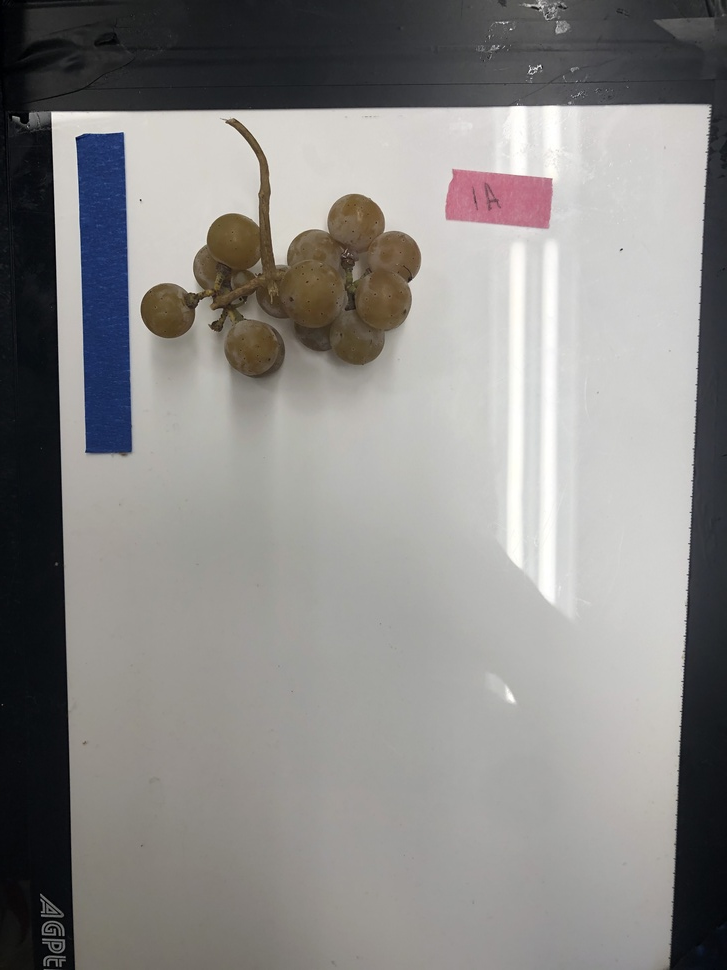
#> input picture im1.jpg, 727 x 970 px, shrunk from 3024 x 4032 before the run
$ jupyter execute test.ipynb
#> lines starting #> are read from the running program, lines starting #| are printed output that depends on the picture; after the words box and inside, x2 and y2 are one past the last pixel; in counts of white or black regions, pixels touching at a corner belong together
[cell 1]
import cv2

img = cv2.imread("./im1.jpg")
#> img is the input picture: shape (970, 727, 3); mean B, G, R 135.5, 137.2, 138.7

gray = cv2.cvtColor(img,cv2.COLOR_BGR2GRAY)
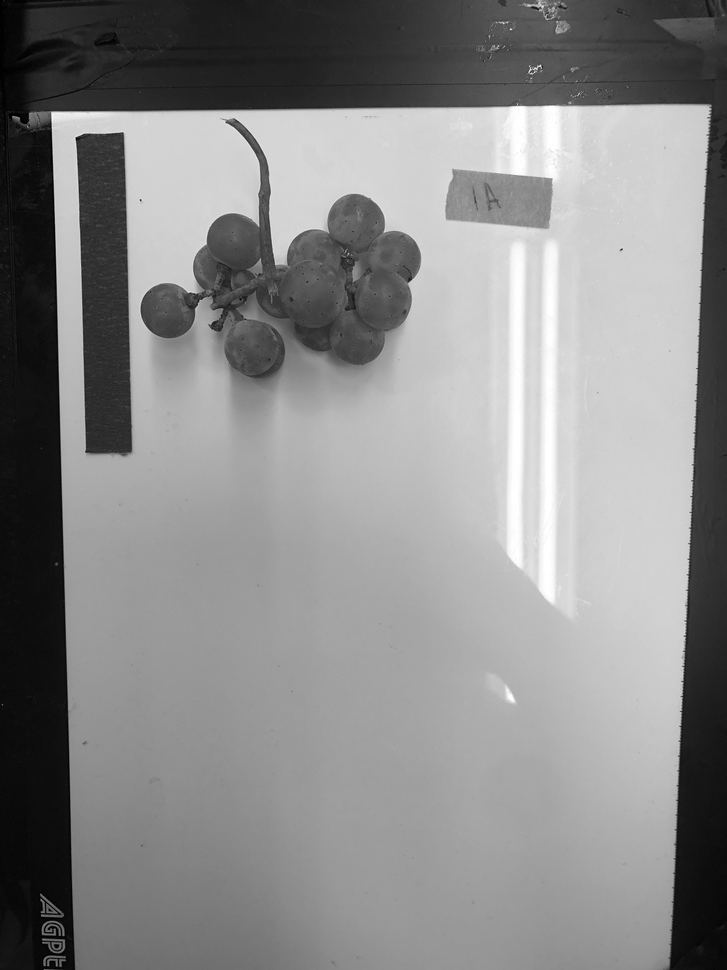
#> gray: shape (970, 727); min 0, max 255, mean 137.4
ret, binary = cv2.threshold(gray,127,255,cv2.THRESH_BINARY)
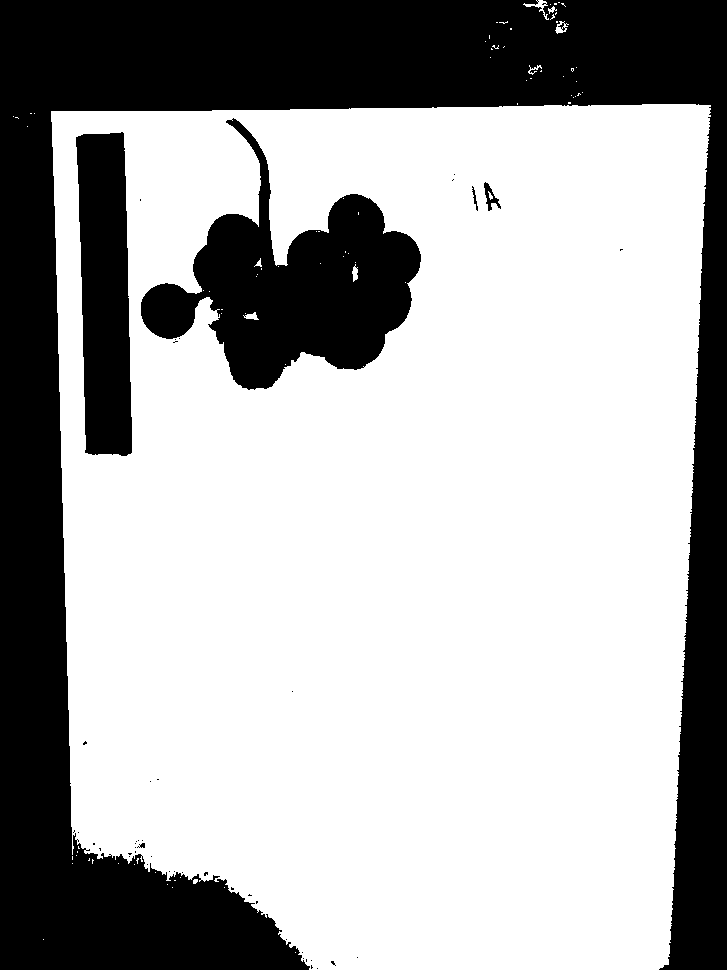
#> binary: shape (970, 727); 67% white; 47 black regions (41 under 20 px)

contours, hierarchy = cv2.findContours(binary,cv2.RETR_TREE,cv2.CHAIN_APPROX_SIMPLE)
#> contours = 148 contours, 137 with area under 20; largest, box (x1, y1, x2, y2) and area: (51, 104, 711, 970) 518124, (140, 117, 422, 391) 32897, (75, 131, 133, 457) 15364, (483, 181, 502, 212) 246, (555, 21, 569, 34) 80
cv2.drawContours(img,contours,-1,(0,0,255),3)
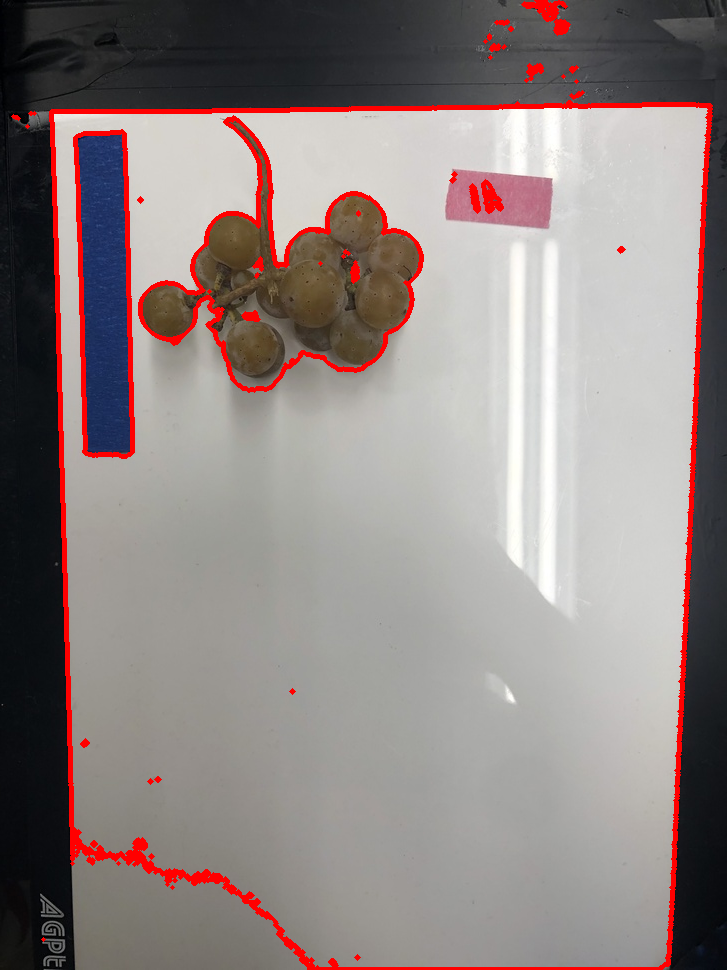
#> img: shape (970, 727, 3); 3.94% of pixels changed, all inside (x1, y1, x2, y2) = (11, 0, 713, 970)

cv2.imshow("img", img)
cv2.waitKey(0)

$ run again, with im2.jpg copied over im1.jpg
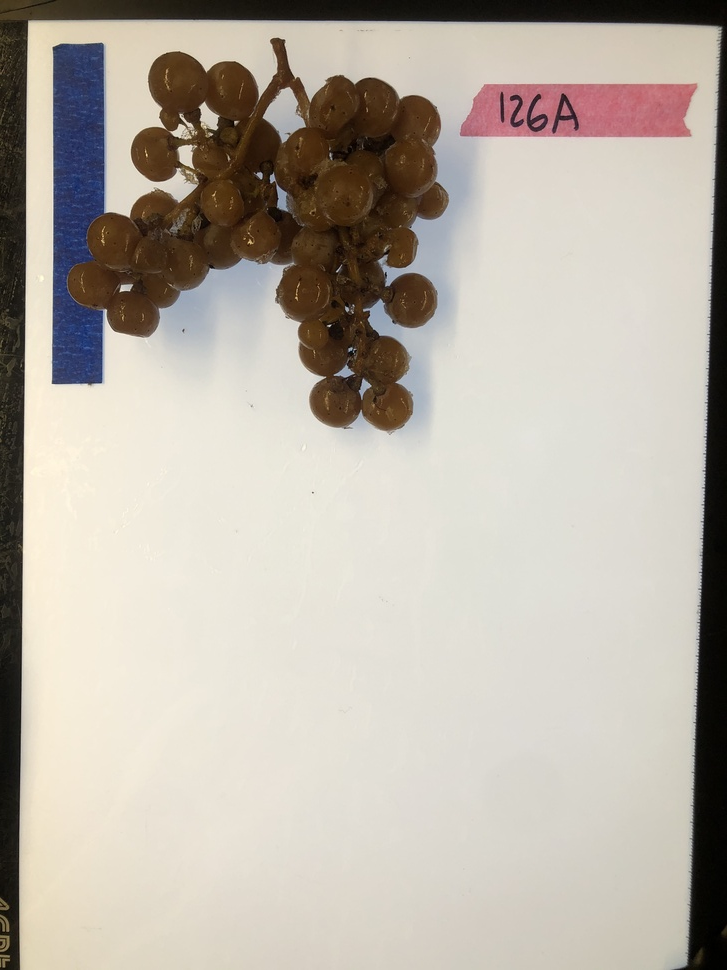
#> input picture im2.jpg, 727 x 970 px, shrunk from 3024 x 4032 before the run
#> img is the input picture: shape (970, 727, 3); mean B, G, R 167.4, 177.8, 185.2
#> `ret, binary = cv2.threshold(gray,127,255,cv2.THRESH_BINARY)`:
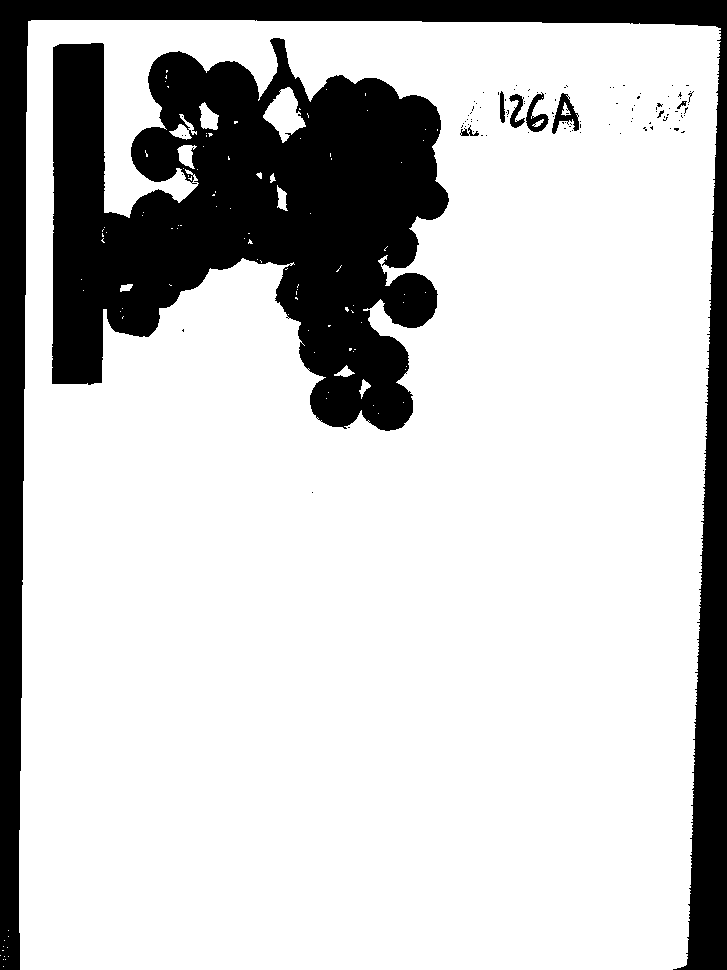
#> binary: shape (970, 727); 78.1% white; 105 black regions (96 under 20 px)
#> contours = 257 contours, 235 with area under 20; largest, box (x1, y1, x2, y2) and area: (19, 20, 721, 970) 643759, (51, 37, 450, 432) 97236, (263, 87, 306, 143) 1174, (551, 92, 580, 135) 594, (525, 92, 550, 133) 500
#> `cv2.drawContours(img,contours,-1,(0,0,255),3)`:
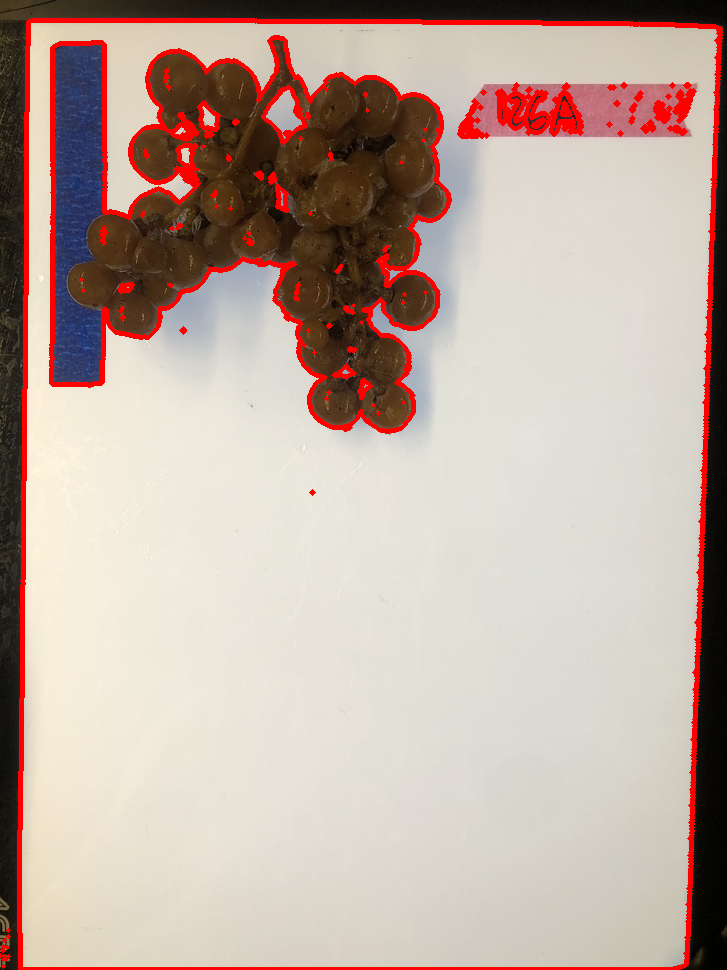
#> img: shape (970, 727, 3); 5.2% of pixels changed, all inside (x1, y1, x2, y2) = (0, 18, 723, 970)

$ run again, with 13A.jpg copied over im1.jpg
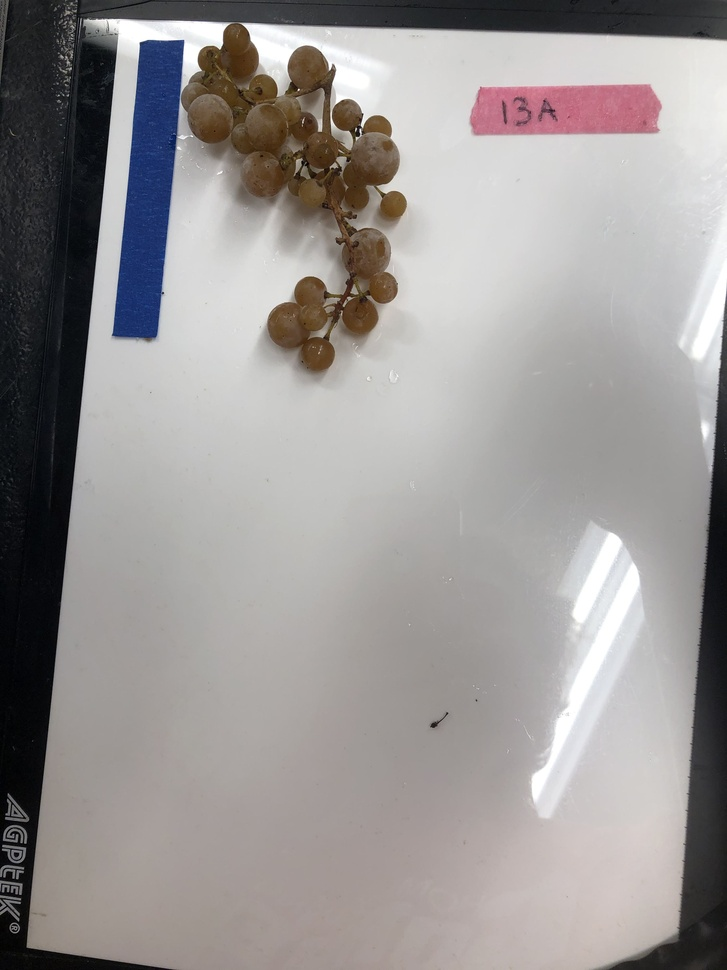
#> input picture 13A.jpg, 727 x 970 px, shrunk from 3024 x 4032 before the run
#> img is the input picture: shape (970, 727, 3); mean B, G, R 148.9, 149.7, 153.6
#> `ret, binary = cv2.threshold(gray,127,255,cv2.THRESH_BINARY)`:
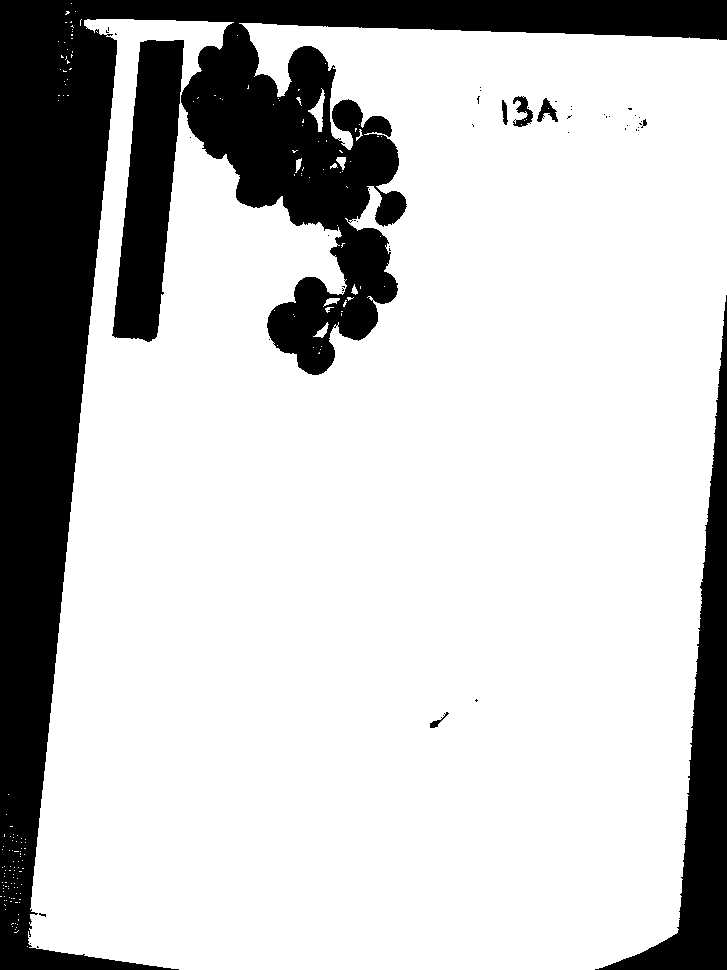
#> binary: shape (970, 727); 77.5% white; 49 black regions (41 under 20 px)
#> contours = 246 contours, 232 with area under 20; largest, box (x1, y1, x2, y2) and area: (28, 19, 727, 970) 557027, (111, 39, 185, 343) 13636, (512, 95, 534, 128) 369, (536, 97, 559, 123) 272, (308, 88, 325, 132) 228
#> `cv2.drawContours(img,contours,-1,(0,0,255),3)`:
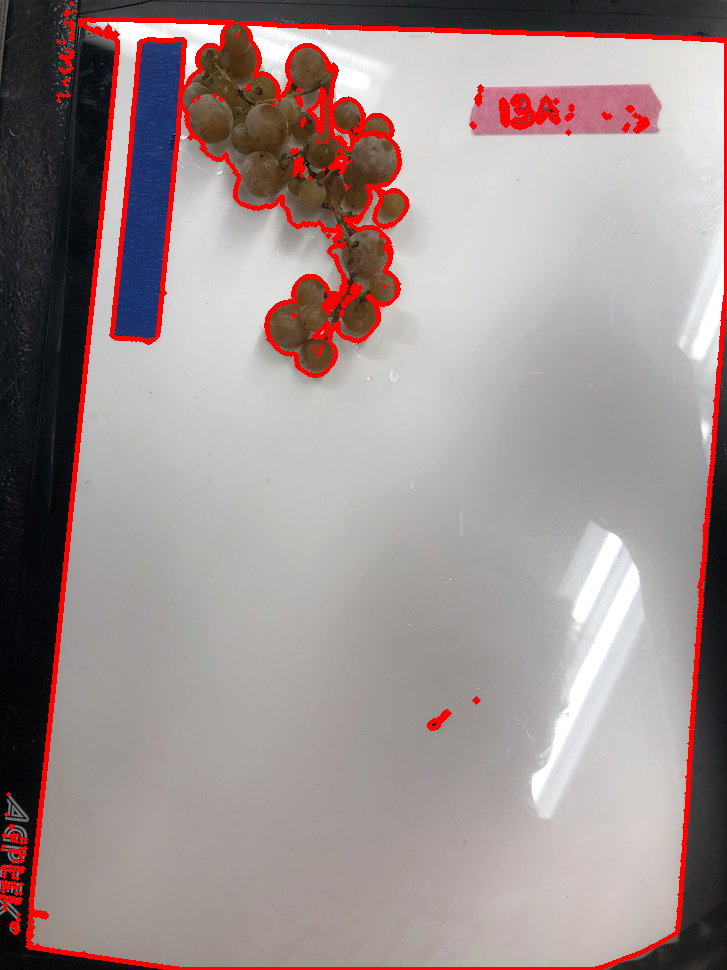
#> img: shape (970, 727, 3); 4.5% of pixels changed, all inside (x1, y1, x2, y2) = (0, 1, 727, 970)
